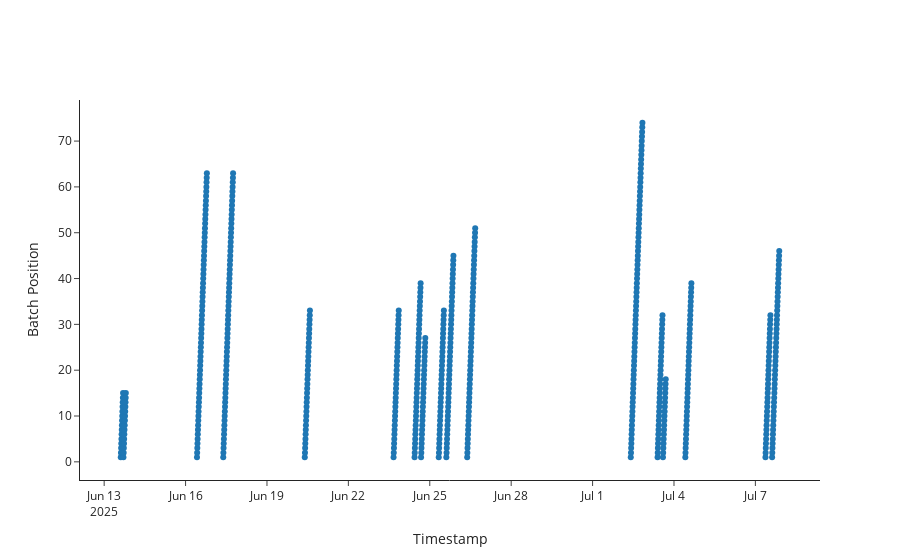

Notebook code for this chart:
### Code cell
methods_plot = analyses.plot_methods()
methods_plot.show()

### Figure 1 — Plotly figure (JSON) as saved in the notebook; plotly's stock layout.template omitted (floating-point values rounded to 4 significant figures; data arrays with more than 128 entries replaced by an {"elided": "..."} marker saying what was removed)
{"data": [{"hovertemplate": {"elided": "658 str values"}, "legendgroup": "error_lc", "mode": "markers", "name": "error_lc", "text": {"elided": "658 str values"}, "type": "scatter", "x": {"elided": "658 str values"}, "y": {"elided": "658 int values"}}], "layout": {"legend": {"title": {"text": "Methods"}}, "xaxis": {"title": {"text": "Timestamp"}}, "yaxis": {"title": {"text": "Batch Position"}}}}
